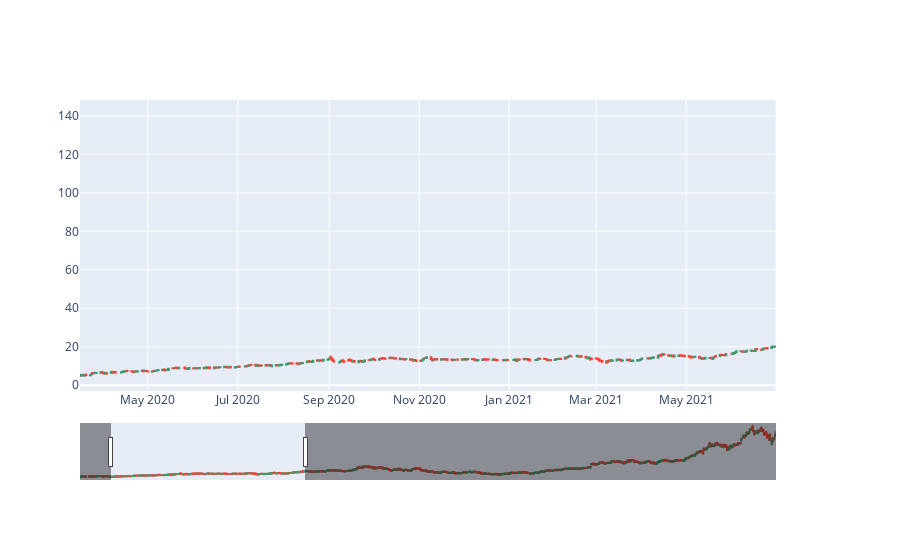

The notebook cell saved with this chart:
### Code cell
#switch to candlestick chart
fig3 = make_subplots(specs=[[{'secondary_y': True}]])
fig3.add_trace(go.Candlestick(x=data.index,open=data['Open'],high=data['High'],low=data['Low'],close=data['Close']))

### Figure 1 — Plotly figure (JSON) as saved in the notebook; plotly's stock layout.template omitted (floating-point values rounded to 4 significant figures; data arrays with more than 128 entries replaced by an {"elided": "..."} marker saying what was removed)
{"data": [{"close": {"elided": "1163 float values"}, "high": {"elided": "1163 float values"}, "low": {"elided": "1163 float values"}, "open": {"elided": "1163 float values"}, "type": "candlestick", "x": {"elided": "1163 str values"}}], "layout": {"autosize": true, "xaxis": {"anchor": "y", "autorange": false, "domain": [0, 0.94], "range": ["2020-03-15 23:28:09.6951", "2021-06-30 16:06:31.0971"], "rangeslider": {"autorange": true, "range": ["2020-01-01 12:00", "2024-08-15 12:00"], "yaxis": {"_template": null, "rangemode": "match"}}, "type": "date"}, "yaxis": {"anchor": "x", "autorange": true, "domain": [0, 1], "range": [-3.052, 148.3]}, "yaxis2": {"anchor": "x", "overlaying": "y", "side": "right"}}}
